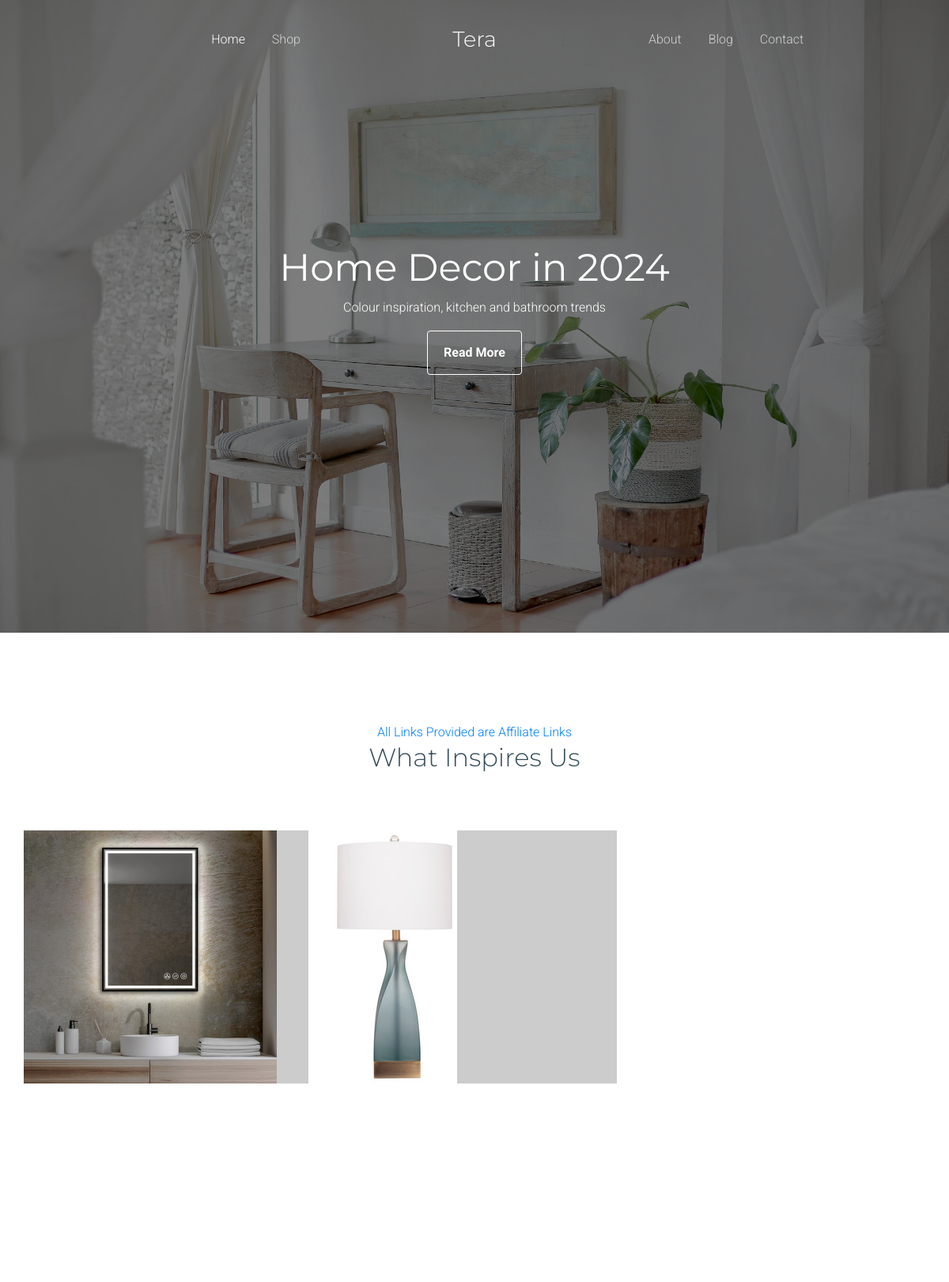
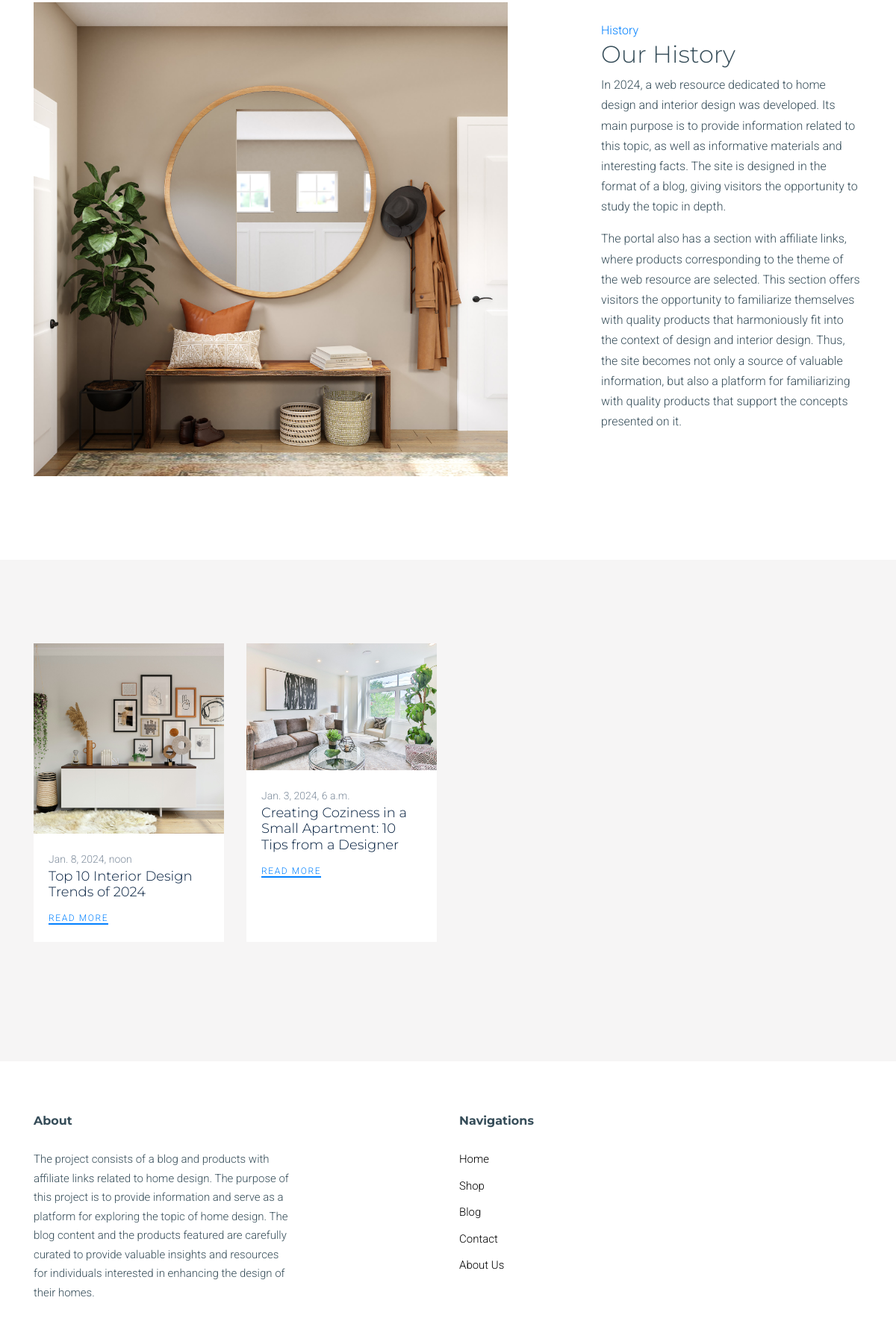
The page / (upper part) on the database its author committed (2 pictures, top to bottom).
### shop/models.py (models this page shows, shortened)
class Product(models.Model):
    title = models.CharField('Product Name', max_length=100)
    description = models.TextField('Product description', max_length=1000)
    img = models.ImageField('Product image', upload_to='images/shop')
    link = models.CharField('Affiliate link', max_length=200)
    class Meta:
        verbose_name = 'Product'

### blogapp/models.py (models this page shows, shortened)
class Post(models.Model):
    title = models.CharField('Post Title', max_length=200)
    description = models.TextField('Post text')
    author = models.CharField('Author name', max_length=100)
    author_img = models.ImageField('Author image', upload_to='images/author')
    author_about = models.CharField('About author', max_length=500)
    date = models.DateTimeField('Publication date')
    img = models.ImageField('Image', upload_to='images/%Y')
    class Meta:
        verbose_name = 'Post'
        verbose_name_plural = 'Posts'

### about/views.py (the view)
# urls.py: path('', views.IndexView.as_view(), name='index'),
class IndexView(View):
    def get(self, request):
        posts = Post.objects.all().order_by('-id')[:4]
        products = Product.objects.all().order_by('-id')[:6]
        return render(request, 'index.html', {'post_list': posts, 'product_list': products})

### templates/index.html (shortened to what this page needs)
{% extends 'base.html' %}
{% block title %}
{% load static %}
    <div class="ftco-blocks-cover-1">
      <div class="ftco-cover-1 overlay" style="background-image: url('{% static 'images/index.jpg' %}')">
        <div class="container">
          <div class="row align-items-center justify-content-center">
            <div class="col-lg-7 text-center">
              <h1  data-aos="fade-up" data-aos-delay="0">Home Decor in 2024</h1>
              <p  data-aos="fade-up" data-aos-delay="100">Colour inspiration, kitchen and bathroom trends</p>
              <p data-aos="fade-up" data-aos-delay="200"><a href="{% url 'blog' %}" class="btn primary-outline-white--hover">Read More</a></p>
            </div>
          </div>
        </div>
      </div>
    </div>
{% endblock title %}
{% block content %}
   <div class="container site-section">
      <div class="row justify-content-center text-center mb-5">
        <div class="col-md-6">
          <span class="text-primary">All Links Provided are Affiliate Links</span>
          <h2 class="mb-4">What Inspires Us</h2>
        </div>
      </div>
      <div class="row">
        {% for  product in product_list %}
        <div class="col-lg-4">
          <div class="feature-1">
            <img src="{{ product.img.url }}" alt="Image" class="img-fluid">
          </div>
        </div>
        {% endfor %}
      </div>
    </div>
      <div class="site-section">
      <div class="container">
        <div class="row">
          <div class="col-lg-7 mb-5 mb-lg-0">
            <img src="{% static 'images/history.jpg' %}" alt="Image" class="img-fluid">
          </div>
          <div class="col-lg-4 ml-auto pt-0 pt-lg-4">
            <span class="text-primary">History</span>
            <h2>Our History</h2>
            <p>In 2024, a web resource dedicated to home design and interior design was developed. Its main purpose is to provide information related to this topic, as well as informative materials and interesting facts. The site is designed in the format of a blog, giving visitors the opportunity to study the topic in depth.</p>
            <p>The portal also has a section with affiliate links, where products corresponding to the theme of the web resource are selected. This section offers visitors the opportunity to familiarize themselves with quality products that harmoniously fit into the context of design and interior design. Thus, the site becomes not only a source of valuable information, but also a platform for familiarizing with quality products that support the concepts presented on it.</p>
          </div>
        </div>
      </div>
    </div>
    <div class="site-section bg-light">
      <div class="container">
        <div class="row align-items-stretch">
          {% for post in post_list %}
          <div class="col-lg-3 col-md-6 mb-5">
            <div class="post-entry-1 bg-white h-100">
              <a href="{% url 'blog' %}{{ post.id }}">
                <img src="{{ post.img.url }}" alt="Image"
                class="img-fluid">
              </a>
              <div class="post-entry-1-contents">
                <span class="meta">{{ post.date }}</span>
                <h2><a href="{% url 'blog' %}{{ post.id }}">{{ post.title }}</a></h2>
                <a href="{% url 'blog' %}{{ post.id }}" class="more">Read More</a>
              </div>
            </div>
          </div>
          {% endfor %}
        </div>
      </div>
    </div>
{% endblock content %}

### templates/css/style.css (style rules this page uses)
html { overflow-x: hidden; }
.btn { text-decoration: none !important; padding: 15px 20px !important; }
.primary-outline-white--hover { background: transparent; border-color: #fff; }
body { line-height: 1.7; color: #364d59 !important; font-weight: 300; font-size: 1rem; }
body:before { position: absolute; content: ""; left: 0; right: 0; bottom: 0; top: 0; background: rgba(0, 0, 0, 0.3); -webkit-transition: .3s all ease; -o-transition: .3s all ease; transition: .3s all ease; opacity: 0; visibility: hidden; z-index: 399; }
a { -webkit-transition: .3s all ease; -o-transition: .3s all ease; transition: .3s all ease; }
h1, h2, h3, h4, h5, .h1, .h2, .h3, .h4, .h5 { font-weight: 300; color: #364d59; font-family: "Montserrat", sans-serif; }
.site-section { padding: 2.5em 0; }
@media (min-width: 768px) { .site-section { padding: 5em 0; } }
.site-section { padding: 7rem 0; }
.ftco-cover-1 { background-size: cover; background-position: center center; background-repeat: no-repeat; }
.ftco-cover-1, .ftco-cover-1 .container > .row { height: 100vh; min-height: 600px; }
.ftco-cover-1 > .container { position: relative; }
.ftco-cover-1.overlay { position: relative; }
.ftco-cover-1.overlay:before { content: ""; position: absolute; top: 0; left: 0; right: 0; bottom: 0; opacity: .5; background: #000; }
.ftco-cover-1.overlay h1 { color: #fff; font-size: 3rem; font-weight: 400; }
.ftco-cover-1.overlay p { color: #fff; }
.ftco-cover-1.overlay p a { color: #fff; text-decoration: underline; font-weight: 700; }
.bg-light { background-color: #f6f5f5 !important; }
.feature-1 { background: #ccc; position: relative; display: block; z-index: 1; margin-bottom: 30px; }
.more { text-transform: uppercase; font-size: .75rem; letter-spacing: .1rem; border-bottom: 2px solid #0180FF; }
.post-entry-1 .meta { color: rgba(2, 29, 61, 0.5); font-size: 14px; }
.post-entry-1 .post-entry-1-contents { background: #fff; padding: 20px; }
.post-entry-1 .post-entry-1-contents h2 { font-size: 18px; }
.post-entry-1 .post-entry-1-contents h2 a { color: #021D3D; }

### rows shown on the page
Product: img (picture)
Product: img (picture)
Post: img (picture), date "Jan. 8, 2024, noon", title "Top 10 Interior Design Trends of 2024"
Post: img (picture), date "Jan. 3, 2024, 6 a.m.", title "Creating Coziness in a Small Apartment: 10 Tips from a Designer"
